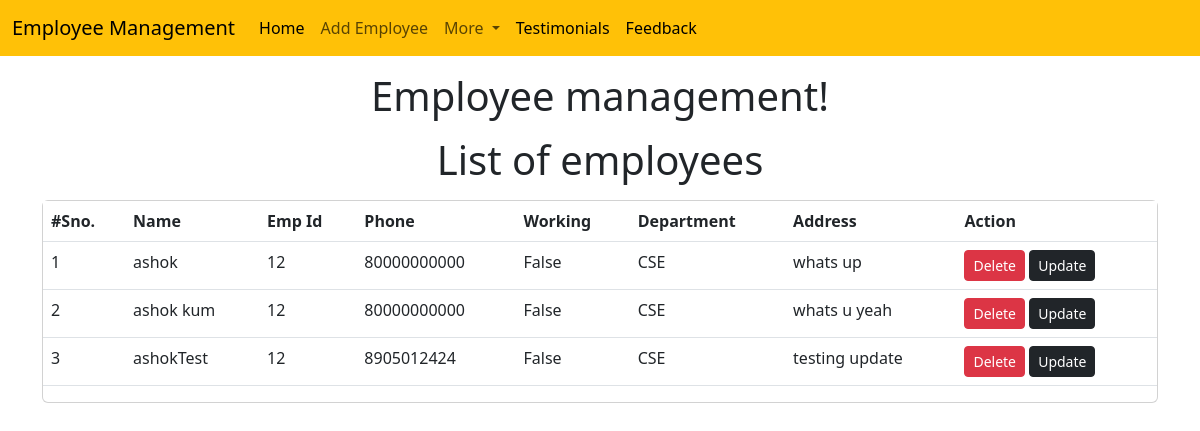
The page /emp/home/ on the database its author committed.
### emp/models.py (models this page shows, shortened)
class Emp(models.Model):
    name=models.CharField(max_length=200)
    emp_id1=models.CharField(max_length=200)
    phone=models.CharField(max_length=100)
    address=models.CharField(max_length=100)
    working=models.BooleanField(default=False)
    department=models.CharField(max_length=100)

### emp/views.py (the view)
# urls.py: path('home/', emp_home),
def emp_home(request):
    emps=Emp.objects.all()
    return render(request, "emp/home1.html",{
        'emps': emps
    })

### templates/emp/home1.html (shortened to what this page needs)
<!doctype html>
<html lang="en">
  <head>
    <link href="https://cdn.jsdelivr.net/npm/bootstrap@5.3.0/dist/css/bootstrap.min.css" rel="stylesheet">
  </head>
  <body>
    {% include 'emp/navbar.html' %}
    <h1 class="text-center my-3">Employee management!</h1>
    <h1 class="text-center my-3">List of employees</h1>
    <div class="container">
      <div class="row">
        <div class="col-md-12">
          <div class="card">
            <div class="cardbody">
              <table class="table">
                <thead>
                  <tr>
                    <th>#Sno.</th>
                    <th>Name</th>
                    <th>Emp Id</th>
                    <th>Phone</th>
                    <th>Working</th>
                    <th>Department</th>
                    <th>Address</th>
                    <th>Action</th>
                  </tr>
                </thead>
                <tbody>
                  {% for e in emps  %}
                  <tr>
                    <td>{{forloop.counter}}</td>
                    <td>{{e.name}}</td>
                    <td>{{e.emp_id1}}</td>
                    <td>{{e.phone}}</td>
                    <td>{{e.working}}</td>
                    <td>{{e.department}}</td>
                    <td>{{e.address}}</td>
                    <td>
                      <a href="/emp/delete-emp/{{e.id}}" class="btn btn-danger btn-sm">Delete</a>
                      <a href="/emp/update-emp/{{e.id}}" class="btn btn-dark btn-sm">Update</a>
                    </td>
                  </tr>
                  {% endfor %}
                </tbody>
              </table>
            </div>
          </div>
        </div>
      </div>
    </div>
  </body>
</html>

### templates/emp/navbar.html (shortened to what this page needs)
<nav class="navbar navbar-expand-lg bg-warning">
    <div class="container-fluid">
      <a class="navbar-brand" href="#">Employee Management</a>
      <div class="collapse navbar-collapse" id="navbarSupportedContent">
        <ul class="navbar-nav me-auto mb-2 mb-lg-0">
          <li class="nav-item">
            <a class="nav-link active" aria-current="page" href="/emp/home/">Home</a>
          </li>
          <li class="nav-item">
            <a class="nav-link" href="/emp/add-emp/">Add Employee</a>
          </li>
          <li class="nav-item dropdown">
            <a class="nav-link dropdown-toggle" href="#" role="button" data-bs-toggle="dropdown" aria-expanded="false">
              More
            </a>
            <li class="nav-item">
              <a class="nav-link active" aria-current="page" href="/emp/testimonials/">Testimonials</a>
            </li>
          </li>
          <li class="nav-item">
            <a class="nav-link active" aria-current="page" href="/emp/feedback/">Feedback</a>
          </li>
      </div>
    </div>
  </nav>

### rows shown on the page
Emp: name "ashok", emp_id1 "12", phone "80000000000", working "False", department "CSE", address "whats up"
Emp: name "ashok kum", emp_id1 "12", phone "80000000000", working "False", department "CSE", address "whats u yeah"
Emp: name "ashokTest", emp_id1 "12", phone "8905012424", working "False", department "CSE", address "testing update"
